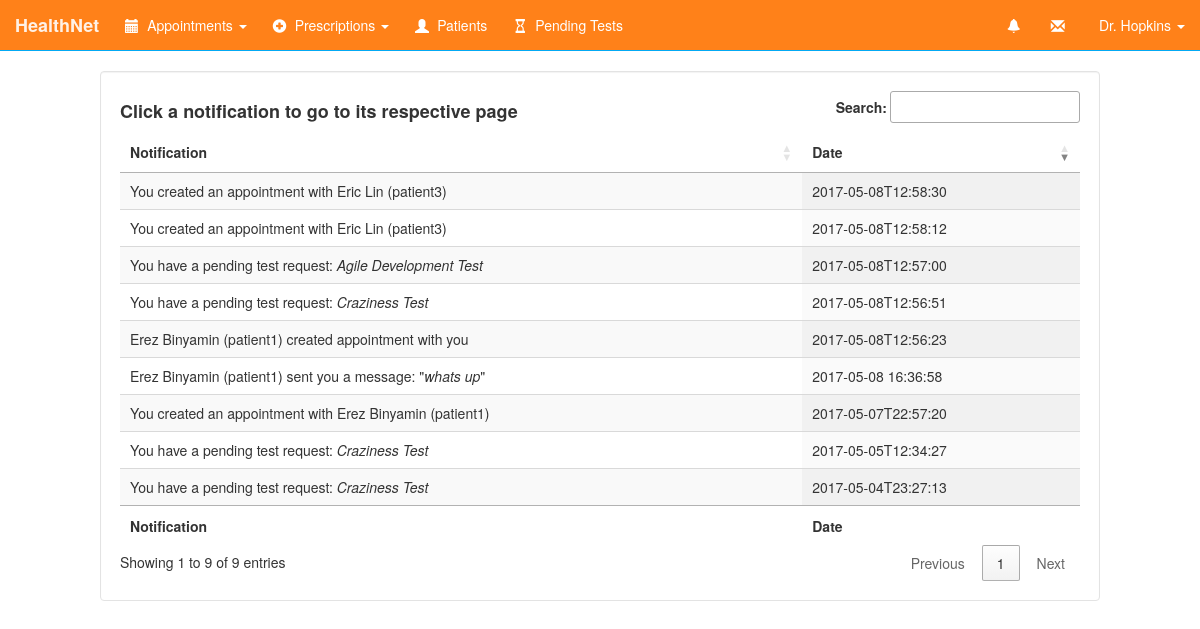
The app's page /notifications/ (signed in) with its own data.
### HealthNetApp/models.py (models this page shows, shortened)
class Person(models.Model):
    person = models.OneToOneField(User, related_name='person')
    first_name = models.CharField(max_length=25)
    last_name = models.CharField(max_length=25)
    username = models.CharField(max_length=25)
    password = models.CharField(max_length=32)
    birthdate = models.DateField()
    email = models.EmailField(max_length=48)
    phone = models.CharField(max_length=15, default=0)
    sex = models.CharField(max_length=15)
    preferred_hospital = models.CharField(max_length=50)
    usertype = models.CharField(max_length=8)
    primary_physician = models.CharField(max_length=50)
    last_physical = models.CharField(max_length=50)
    health_history = models.CharField(max_length=600)
    status = models.CharField(max_length=10)

class Notification(models.Model):
    type = models.CharField(max_length=50)
    date = models.CharField(max_length=100)
    user = models.CharField(max_length=50)
    doctor = models.CharField(max_length=50)
    data = models.CharField(max_length=200)
    data2 = models.CharField(max_length=200)

### HealthNetApp/views.py (the view)
# urls.py: url(r'^notifications/', views.notifications),
def notifications(request):
    if not request.user.is_authenticated():
        return redirect('/login/')
    user = request.user.person
    notes = getNotifications(user)
    notifications = []
    if user.usertype == 'patient':
        notifications = Notification.objects.filter(Q(type='appointment', user=user.username) |
                                                    Q(type='message', doctor=user.username) |
                                                    Q(type='prescription'))
    elif user.usertype == 'doctor':
        notifications = Notification.objects.filter(Q(type='appointment', doctor=user.last_name) |
                                                    Q(type='message', doctor=user.username))
    elif user.usertype == 'nurse':
        notifications = Notification.objects.filter(Q(type='appointment') |
                                                    Q(type='message', doctor=user.username))
    fullNotes = list(reversed(notes))
    return render(request, 'notifications.html', {'user': user, 'notifications': notes, 'notes': fullNotes})

### templates/notifications.html (shortened to what this page needs)
{% include 'navbar.html' %}
{% block content %}
    <div class="well col-md-10 col-md-offset-1">
        <table id="notifications" class="display" cellspacing="0" width="100%">
            <thead>
            <tr>
                <th>Notification</th>
                <th>Date</th>
            </tr>
            </thead>
            <tfoot>
            <tr>
                <th>Notification</th>
                <th>Date</th>
            </tr>
            </tfoot>
            <tbody>
            {% for notification in notes %}
                <tr>
                    {% if notification.type == 'appointment' %}
                            {% if user.usertype == 'patient' %}
                                {% if notification.user == user.username %}
                                    <td>Appointment created with Dr. {{ notification.doctor }}</td>
                                {% else %}
                                    <td>Dr. {{ notification.doctor }} created an appointment with you</td>
                                {% endif %}
                            {% elif user.usertype == 'nurse' %}
                                <td>{{ notification.user }} created appointment with {{ notification.doctor }}</td>
                            {% elif user.usertype == 'doctor' %}
                                {% if not notification.user == user.username %}
                                    <td>{{ notification.data2 }} created appointment with you</td>
                                {% else %}
                                    <td>You created an appointment with {{ notification.data2 }}</td>
                                {% endif %}
                            {% endif %}
                    {% elif notification.type == 'message' %}
                        <td>{{ notification.data2 }} sent you a message: "<i>{{ notification.data }}</i>"</td>
                    {% elif notification.type == 'prescription' %}
                        <td>Dr. {{ notification.doctor }} prescribed you the drug: <i>{{ notification.data }}</i></td>
                    {% elif notification.type == 'medicalresult' %}
                        <td>You have received a result for your test: <i>{{ notification.data }}</i></td>
                    {% elif notification.type == 'medicaltest' %}
                        <td>You have a pending test request: <i>{{ notification.data }}</i></td>
                    {% endif %}
                    <td>{{ notification.date }}</td>
                </tr>
            {% endfor %}
            </tbody>
        </table>
    </div>
{% endblock %}

### templates/navbar.html (shortened to what this page needs)
{% load staticfiles %}
<!DOCTYPE html>
<html lang="en">
<head>
    <link rel="stylesheet" href="https://maxcdn.bootstrapcdn.com/bootstrap/3.3.5/css/bootstrap.min.css">
    <link rel="stylesheet" href="../static/css/navbar.css">
    <link rel="stylesheet" href="../static/css/form-elements.css">
    <link rel="stylesheet" href="../static/css/font-awesome.min.css">
    <link rel="stylesheet" type="text/css" href="//cdnjs.cloudflare.com/ajax/libs/fullcalendar/2.4.0/fullcalendar.min.css">
    <link rel="stylesheet" href="https://cdn.datatables.net/1.10.10/css/jquery.dataTables.min.css">
    {% if user.usertype == "patient" %}
        <link id="css_patient" rel="stylesheet" href="{% static 'hnet/patient.css' %}">
    {% elif user.usertype == "doctor" %}
        <link id="css_doctor" rel="stylesheet" href="{% static 'hnet/doctor.css' %}">
    {% elif user.usertype == "nurse" %}
        <link id="css_nurse" rel="stylesheet" href="{% static 'hnet/nurse.css' %}">
    {% elif user.usertype == "admin" %}
        <link rel="stylesheet" href="{% static 'hnet/admin.css' %}">
    {% endif %}
    <link id="css_day" rel="stylesheet" href="{% static 'hnet/fc_dayview.css' %}">
</head>
<body>
<nav class="navbar navbar-default navbar-static-top">
    <div class="container-fluid">
        <div class="navbar-header">
            <a class="navbar-brand" href="/dashboard/">HealthNet </a>
        </div>
        {% if user.usertype != 'admin' %}
            <ul class="nav navbar-nav">
                <li class="dropdown">
                    <a href="#" class="dropdown-toggle" data-toggle="dropdown" role="button" aria-haspopup="true"
                       aria-expanded="false"><span class="glyphicon glyphicon-calendar"></span> Appointments
                        <span class="caret"></span></a>
                </li>
                {% if user.usertype == "patient" %}
                    <li><a href="/prescriptions/"><span class="glyphicon glyphicon-asterisk"></span> Prescriptions</a>
                    </li>
                    <li><a href="/testresults/"><span class="glyphicon glyphicon-folder-open"></span> Medical Tests</a>
                    </li>
                    <li><a href="/medicalhistory/"><span class="glyphicon glyphicon-heart"></span> Medical Record</a>
                    </li>
                {% elif user.usertype == "nurse" or user.usertype == "doctor" %}
                    {% if user.usertype == "doctor" %}
                        <li class="dropdown">
                            <a href="#" class="dropdown-toggle" data-toggle="dropdown" role="button"
                               aria-haspopup="true"
                               aria-expanded="false"><span class="glyphicon glyphicon-plus-sign"></span>
                                Prescriptions <span
                                        class="caret"></span></a>
                        </li>
                    {% endif %}
                    <li><a href="/userlist/"><span class="glyphicon glyphicon-user"></span> Patients</a>
                    <li><a href="/pendingtests/"><span class="glyphicon glyphicon-hourglass"></span> Pending Tests</a>
                    </li>
                {% endif %}
            </ul>
        {% else %}
            <ul class="nav navbar-nav">
                <li><a href="/permissions/"><span class="glyphicon glyphicon-cog"></span> Permissions</a></li>
                <li><a href="/systemstats/"><span class="glyphicon glyphicon-stats"></span> System Statistics</a></li>
            </ul>
        {% endif %}
        <ul class="nav navbar-nav navbar-right">
            {% if user.usertype != 'admin' %}
                <li class="dropdown">
                    <a href="#" class="dropdown-toggle" data-toggle="dropdown" role="button" aria-haspopup="true"
                       aria-expanded="false">
                        <span class="glyphicon glyphicon-bell"></span></a>
                </li>
                <li><a href="/messages/"><span class="glyphicon glyphicon-envelope"></span></a></li>
            {% endif %}
            <li class="dropdown">
                <a href="#" class="dropdown-toggle" data-toggle="dropdown" role="button" aria-haspopup="true"
                   aria-expanded="false">
                    {% if user.usertype == "patient" %}
                        {{ user.first_name|safe|escape }} {{ user.last_name|safe|escape }}
                    {% elif user.usertype == "doctor" %}
                        Dr. {{ user.last_name|safe|escape }}
                    {% elif user.usertype == "nurse" %}
                        Nurse {{ user.last_name|safe|escape }}
                    {% elif user.usertype == "admin" %}
                        Administrator
                    {% endif %}
                    <span class="caret"></span></a>
            </li>
        </ul>
    </div>
</nav>
</body>
</html>

### static/css/navbar.css (style rules this page uses)
.navbar-default { background-color: #2196f3; border-color: #03a9f4; }
.navbar-default .navbar-brand { color: #ffffff; }
.navbar-default .navbar-nav > li > a { color: #ffffff; }

### static/HealthNetApp/doctor.css (style rules this page uses)
body { background-image: url('./diamond_upholstery.png'); }
.well { background: white; }
.navbar-default { background-color: #FF8119; }
.navbar-default .navbar-nav > li > a { color: white; }
.navbar-default .navbar-brand { color: white; font-weight: bold; }
.glyphicon { top: 0.175em; right: 0.3em; }

### records on screen
Person: last_name "Hopkins"
Notification: data "Craziness Test", date "2017-05-04T23:27:13"
Notification: data "Craziness Test", date "2017-05-05T12:34:27"
Notification: data2 "Erez Binyamin (patient1)", date "2017-05-07T22:57:20"
Notification: data2 "Erez Binyamin (patient1)", date "2017-05-08T12:56:23"
Notification: data "Craziness Test", date "2017-05-08T12:56:51"
Notification: data "Agile Development Test", date "2017-05-08T12:57:00"
Notification: data2 "Eric Lin (patient3)", date "2017-05-08T12:58:12"
Notification: data2 "Eric Lin (patient3)", date "2017-05-08T12:58:30"
Notification: data2 "Erez Binyamin (patient1)", data "whats up", date "2017-05-08 16:36:58"
